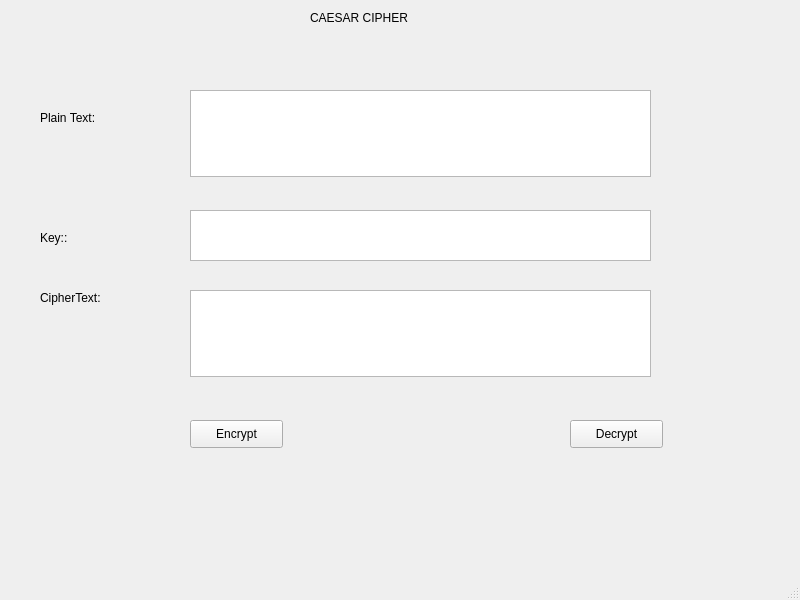
<?xml version="1.0" encoding="UTF-8"?>
<ui version="4.0">
 <class>MainWindow</class>
 <widget class="QMainWindow" name="MainWindow">
  <property name="geometry">
   <rect>
    <x>0</x>
    <y>0</y>
    <width>800</width>
    <height>600</height>
   </rect>
  </property>
  <property name="windowTitle">
   <string>MainWindow</string>
  </property>
  <widget class="QWidget" name="centralwidget">
   <widget class="QLabel" name="label">
    <property name="geometry">
     <rect>
      <x>310</x>
      <y>10</y>
      <width>111</width>
      <height>16</height>
     </rect>
    </property>
    <property name="text">
     <string>CAESAR CIPHER</string>
    </property>
   </widget>
   <widget class="QLabel" name="txt_plain_text">
    <property name="geometry">
     <rect>
      <x>40</x>
      <y>110</y>
      <width>61</width>
      <height>16</height>
     </rect>
    </property>
    <property name="text">
     <string>Plain Text:</string>
    </property>
   </widget>
   <widget class="QLabel" name="txt_key">
    <property name="geometry">
     <rect>
      <x>40</x>
      <y>230</y>
      <width>61</width>
      <height>16</height>
     </rect>
    </property>
    <property name="text">
     <string>Key::</string>
    </property>
   </widget>
   <widget class="QLabel" name="txt_cipher_text">
    <property name="geometry">
     <rect>
      <x>40</x>
      <y>290</y>
      <width>71</width>
      <height>16</height>
     </rect>
    </property>
    <property name="text">
     <string>CipherText:</string>
    </property>
   </widget>
   <widget class="QPushButton" name="btn_encrypt">
    <property name="geometry">
     <rect>
      <x>190</x>
      <y>420</y>
      <width>93</width>
      <height>28</height>
     </rect>
    </property>
    <property name="text">
     <string>Encrypt</string>
    </property>
   </widget>
   <widget class="QPushButton" name="btn_decrypt">
    <property name="geometry">
     <rect>
      <x>570</x>
      <y>420</y>
      <width>93</width>
      <height>28</height>
     </rect>
    </property>
    <property name="text">
     <string>Decrypt</string>
    </property>
   </widget>
   <widget class="QTextEdit" name="textEdit">
    <property name="geometry">
     <rect>
      <x>190</x>
      <y>90</y>
      <width>461</width>
      <height>87</height>
     </rect>
    </property>
   </widget>
   <widget class="QTextEdit" name="textEdit_2">
    <property name="geometry">
     <rect>
      <x>190</x>
      <y>210</y>
      <width>461</width>
      <height>51</height>
     </rect>
    </property>
   </widget>
   <widget class="QTextEdit" name="textEdit_3">
    <property name="geometry">
     <rect>
      <x>190</x>
      <y>290</y>
      <width>461</width>
      <height>87</height>
     </rect>
    </property>
   </widget>
  </widget>
  <widget class="QMenuBar" name="menubar">
   <property name="geometry">
    <rect>
     <x>0</x>
     <y>0</y>
     <width>800</width>
     <height>26</height>
    </rect>
   </property>
  </widget>
  <widget class="QStatusBar" name="statusbar"/>
 </widget>
 <resources/>
 <connections/>
</ui>
